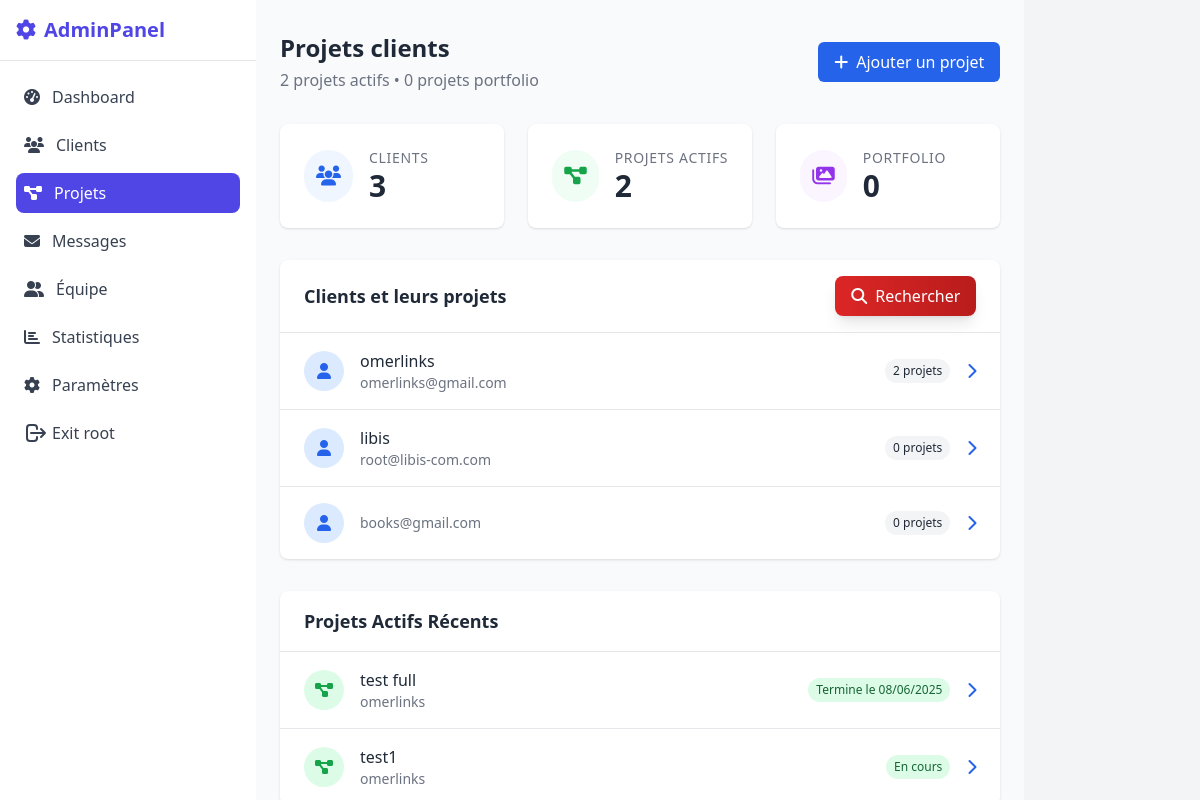
The app's page /administre/projects/ (signed in), older data.
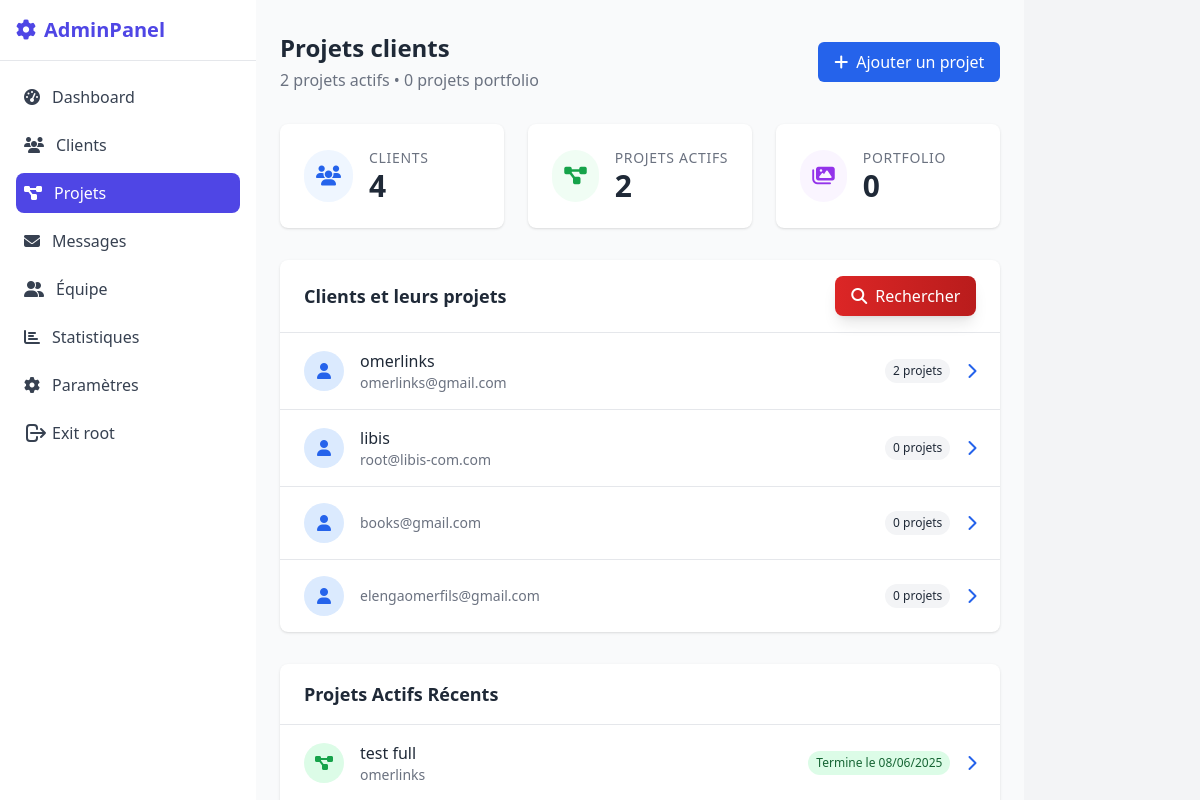
The same page, newer data.
### core/models.py (models this page shows, shortened)
class Client(models.Model):
    user = models.OneToOneField(
        User,
        on_delete=models.CASCADE,
        primary_key=True,  # Ceci garantit l'unicité
        verbose_name=_('user account')
    )
    entreprise = models.CharField(
        _('company'),
        max_length=100,
        help_text=_('The name of the company.')
    )
    profile_complete = models.BooleanField(
        _('profile complete'),
        default=False
    )
    telephone = models.CharField(
        _('phone number'),
        max_length=20,
        validators=[RegexValidator(r'^\+?1?\d{9,15}$')],
        help_text=_('Phone number in international format.')
    )
    secteur_activite = models.CharField(
        _('activity sector'),
        max_length=100,
        blank=True,
        null=True
    )
    adresse = models.TextField(
        _('address'),
        blank=True,
        null=True
    )
    date_inscription = models.DateTimeField(
        _('signup date'),
        auto_now_add=True
    )
    class Meta:
        verbose_name = _('Client')
        verbose_name_plural = _('Clients')
        ordering = ['-date_inscription']

class User(AbstractUser):
    is_client = models.BooleanField(
        _('client status'),
        default=False,
        help_text=_('Designates whether the user is a client.')
    )
    email_verified = models.BooleanField(
        _('email verified'),
        default=False,
        help_text=_('Designates whether the user has verified their email address.')
    )
    verification_uuid = models.UUIDField(
        _('verification UUID'),
        default=uuid.uuid4,
        editable=False,
        unique=True
    )
    profile_complete = models.BooleanField(
        _('profile complete'),
        default=False
    )
    class Meta:
        verbose_name = _('User')
        verbose_name_plural = _('Users')
        ordering = ['-date_joined']
    def __str__(self):
        return self.username

class Projets_user(models.Model):
    client = models.ForeignKey(Client, on_delete=models.CASCADE, related_name='fichiers')
    titre = models.CharField(max_length=100)
    fichier = models.FileField(upload_to='clients/fichiers/', blank=True, null=True)
    date_ajout = models.DateTimeField(auto_now_add=True)  # This is your date field
    description = models.TextField(blank=True)
    image = models.ImageField(upload_to='clients/images/', blank=True, null=True)
    video = models.FileField(upload_to='clients/videos/', blank=True, null=True)
    date_debut = models.DateField(blank=True, null=True)
    date_fin = models.DateField(blank=True, null=True)
    status = models.BooleanField(
        _('status'),
        default=False,
        help_text=_('status project.')
    )
    slug = models.SlugField(unique=True, blank=True, null=True)
    class Meta:
        verbose_name = _("Projets_user")
        verbose_name_plural = _("Projets_user")
        ordering = ['-date_ajout']

### core/views.py (the view)
# urls.py: path('projects/',  admin_client_projects_view, name='admin_client_projects'),
@staff_member_required
def admin_client_projects_view(request):
    clients = Client.objects.annotate(
        projets_user_count=Count('fichiers')  # Utilisez le related_name correct
    ).prefetch_related('fichiers').order_by('-projets_user_count')
    paginator = Paginator(clients, 25)
    page_number = request.GET.get('page')
    page_obj = paginator.get_page(page_number)
    context = {
        'page_obj': page_obj,
        'active_projects': Projets_user.objects.filter(
            Q(date_fin__gte=timezone.now()) | Q(date_fin__isnull=True)
        ).select_related('client'),
        'active_projects_count': Projets_user.objects.filter(
            Q(date_fin__gte=timezone.now()) | Q(date_fin__isnull=True)
        ).count(),
        'portfolio_projects_count': Projet.objects.count(),
        'page_title': _('Projets clients'),
        'can_add_project': request.user.has_perm('core.add_projets_user')
    }
    return render(request, 'admin/client_projects.html', context)

### core/templates/admin/client_projects.html (shortened to what the changed rows need)
{% extends "admin/basee.html" %}
{% load i18n static %}
{% block content %}
<div class="min-h-screen bg-gray-50 px-6 py-8">
    <div class="mb-8 flex justify-between items-center">
        <div>
            <h1 class="text-2xl font-semibold text-gray-800">{{ page_title }}</h1>
        </div>
    </div>
    <div class="grid grid-cols-1 md:grid-cols-3 gap-6 mb-8">
        <div class="bg-white rounded-lg shadow p-6">
            <div class="flex items-center">
                <div>
                    <h3 class="text-sm font-medium text-gray-500 uppercase tracking-wider">{% trans "Clients" %}</h3>
                    <p class="text-3xl font-semibold text-gray-800">{{ page_obj.paginator.count }}</p>
                </div>
            </div>
        </div>
    </div>
    <div class="bg-white shadow rounded-lg overflow-hidden mb-8">
        <div class="px-6 py-4 border-b border-gray-200 flex justify-between items-center">
            <h2 class="text-lg font-semibold text-gray-800">{% trans "Clients et leurs projets" %}</h2>
        </div>
        <div class="divide-y divide-gray-200">
            {% for client in page_obj %}
            <div class="px-6 py-4 hover-bg-gray-50 transition-colors duration-150">
                <div class="flex items-center justify-between">
                    <div class="flex items-center">
                        <div class="w-10 h-10 rounded-full bg-blue-100 flex items-center justify-center text-blue-600 mr-4">
                            <i class="fas fa-user"></i>
                        </div>
                        <div>
                            <h3 class="font-medium text-gray-800">{{ client.entreprise }}</h3>
                            <p class="text-sm text-gray-500">{{ client.user.email }}</p>
                        </div>
                    </div>
                    <div class="flex items-center">
                        <span class="px-2 py-1 bg-gray-100 text-gray-800 text-xs rounded-full mr-4">
                        </span>
                        <a href="{% url 'admin:core_client_change' client.user_id %}" class="text-blue-600 hover:text-blue-800">
                            <i class="fas fa-chevron-right"></i>
                        </a>
                    </div>
                </div>
            </div>
            {% empty %}
            <div class="px-6 py-8 text-center text-gray-500">
                <i class="fas fa-inbox text-4xl mb-2"></i>
                <p>{% trans "Aucun client trouvé" %}</p>
            </div>
            {% endfor %}
        </div>
    </div>
    <div class="bg-white shadow rounded-lg overflow-hidden">
        <div class="px-6 py-4 border-b border-gray-200">
            <h2 class="text-lg font-semibold text-gray-800">{% trans "Projets Actifs Récents" %}</h2>
        </div>
        <div class="divide-y divide-gray-200">
            {% for project in active_projects|slice:":5" %}
            <div class="px-6 py-4 hover-bg-gray-50 transition-colors duration-150">
                <div class="flex items-center justify-between">
                    <div class="flex items-center">
                        <div class="w-10 h-10 rounded-full bg-green-100 flex items-center justify-center text-green-600 mr-4">
                            <i class="fas fa-project-diagram"></i>
                        </div>
                        <div>
                            <h3 class="font-medium text-gray-800">{{ project.titre }}</h3>
                            <p class="text-sm text-gray-500">{{ project.client.entreprise }}</p>
                        </div>
                    </div>
                    <div class="flex items-center">
                        <span class="px-2 py-1 bg-green-100 text-green-800 text-xs rounded-full mr-4 project-badge">
                            {% if project.date_fin %}
                                {% trans "Termine le" %} {{ project.date_fin|date:"d/m/Y" }}
                            {% else %}
                                {% trans "En cours" %}
                            {% endif %}
                        </span>
                        <a href="{% url 'admin:core_projets_user_change' project.id %}" class="text-blue-600 hover:text-blue-800">
                            <i class="fas fa-chevron-right"></i>
                        </a>
                    </div>
                </div>
            </div>
            {% empty %}
            <div class="px-6 py-8 text-center text-gray-500">
                <i class="fas fa-inbox text-4xl mb-2"></i>
                <p>{% trans "Aucun projet actif trouvé" %}</p>
            </div>
            {% endfor %}
        </div>
    </div>
</div>
{% endblock %}

Row changes from the older to the newer data that the page shows:
no longer on this page (row unchanged): Projets_user: titre "test1", client.entreprise "omerlinks"
added Client: user.email "elengaomerfils@gmail.com"
Text that changed along with them:
{{ page_obj.paginator.count }}: "3" → "4"
